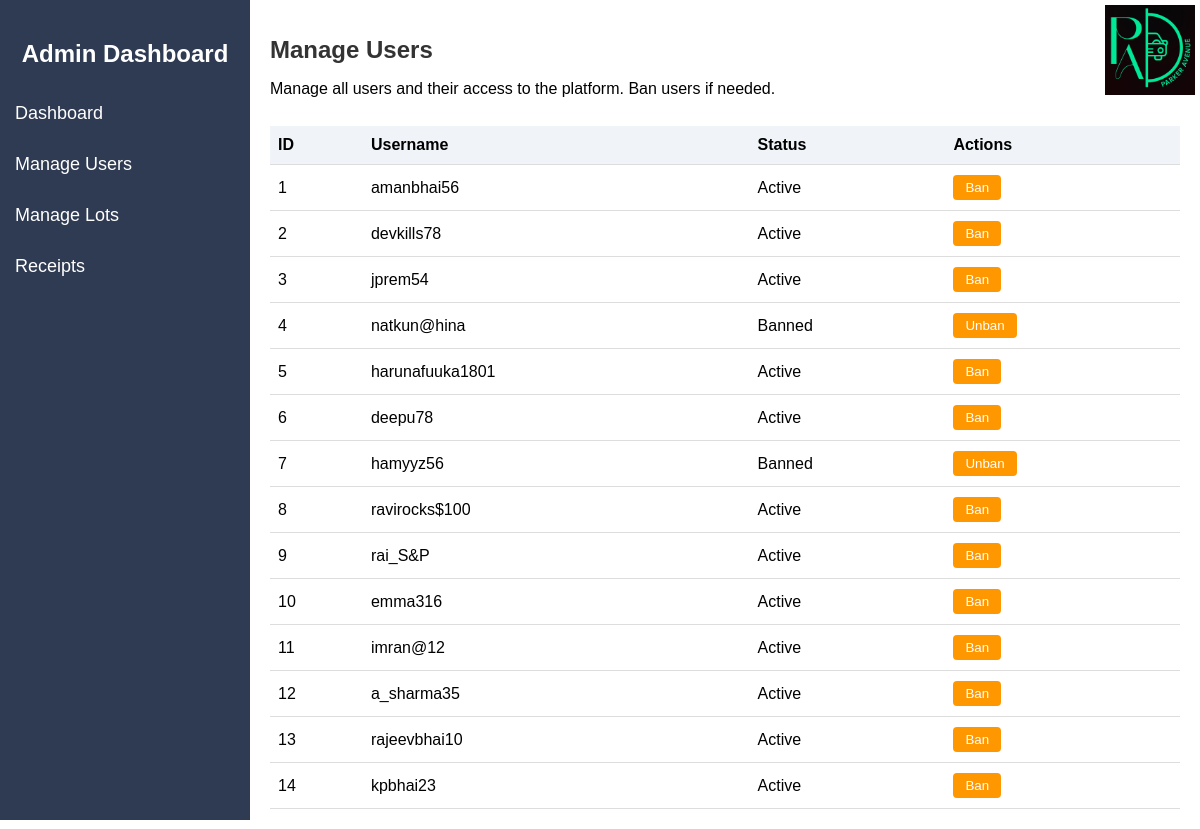
The app's page /manage_users (signed in), older data.
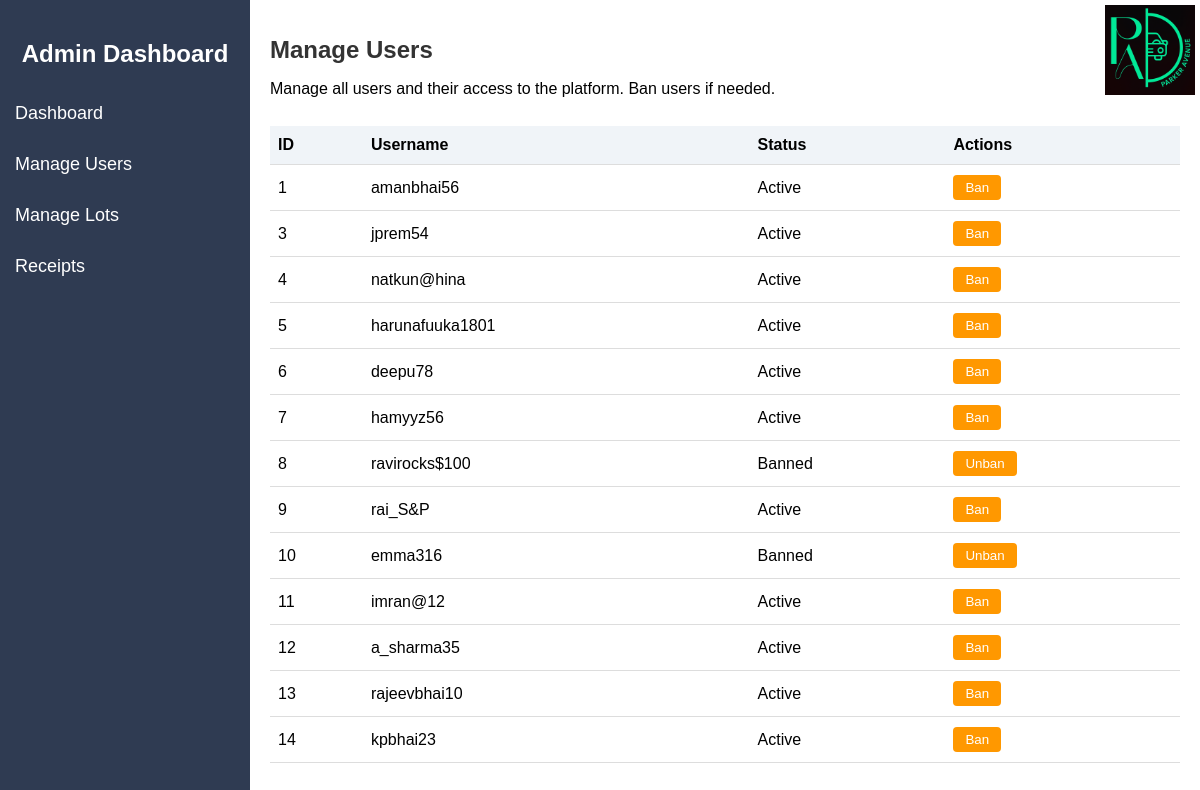
The same page, newer data.
### models.py (models this page shows)
class User(db.Model):
    id=db.Column(db.Integer, primary_key=True)
    username=db.Column(db.String(80), unique=True, nullable=False)
    fullname=db.Column(db.String(100), nullable=True)
    email=db.Column(db.String(120), unique=True, nullable=False)
    password=db.Column(db.String(50), nullable=False)
    dob=db.Column(db.Date, nullable=False)
    state=db.Column(db.String(50), nullable=False)
    is_admin=db.Column(db.Boolean, default=False)
    is_banned=db.Column(db.Boolean, default=False)
    reservations=db.relationship('Reservation', backref='user', lazy=True)

### app.py (the view)
@app.route('/manage_users')
@admin_required
def manage_users():
    users=User.query.all()
    lots=ParkingLot.query.all()
    return render_template('manage_users.html', users=users, lots=lots)

### app.py (called while the page is built)
def admin_required(f):
    @wraps(f)
    def decorated_function(*args, **kwargs):
        if not session.get('admin_logged_in'):
            flash('Admin access is required', 'danger')
            return redirect(url_for('admin_login'))
        return f(*args, **kwargs)
    return decorated_function

### templates/manage_users.html (shortened to what this page needs)
<!DOCTYPE html>
<html lang="en">
<head>
</head>
<body>
    <div class="sidebar">
        <h2>Admin Dashboard</h2>
        <a href="{{ url_for('admin_dashboard') }}">Dashboard</a>
        <a href="{{ url_for('manage_users') }}">Manage Users</a>
        <a href="{{ url_for('manage_lots') }}">Manage Lots</a>
        <a href="{{ url_for('receipts') }}">Receipts</a>
    </div>
    <div class="main-content">
        <div class="logo-container">
            <img src="{{ url_for('static', filename='../static/images/parker_avenue_logo.png') }}" alt=" ">
        </div>
        <h1>Manage Users</h1>
        <p>Manage all users and their access to the platform. Ban users if needed.</p>
        <table id="userTable">
            <thead>
                <tr>
                    <th>ID</th>
                    <th>Username</th>
                    <th>Status</th>
                    <th>Actions</th>
                </tr>
            </thead>
            <tbody>
                {% for user in users %}
                <tr>
                    <td>{{ user.id }}</td>
                    <td>{{ user.username }}</td>
                    <td>{{ 'Banned' if user.is_banned else 'Active' }}</td>
                    <td>
                        <form action="{{ url_for('ban_user', user_id=user.id) }}" method="post" style="display:inline;">
                            <button class="ban-btn" type="submit">{{ 'Unban' if user.is_banned else 'Ban' }}</button>
                        </form>
                    </td>
                </tr>
                {% endfor %}
            </tbody>
        </table>
    </div>
</body>
</html>

### templates/manage_users.html (style rules this page uses)
body { font-family: Arial, sans-serif; display: flex; margin: 0; }
.sidebar { width: 250px; background-color: #2f3b52; color: #fff; padding-top: 20px; height: 100vh; position: fixed; }
.sidebar h2 { text-align: center; margin-bottom: 20px; }
.sidebar a { color: white; padding: 15px; text-decoration: none; display: block; font-size: 18px; }
.main-content { margin-left: 250px; padding: 20px; width: 100%; }
.main-content h1 { font-size: 24px; color: #333; }
.logo-container { position: absolute; top: 5px; right: 5px; text-align: right; }
.logo-container img { height: 90px; width: 90px; }
table { width: 100%; border-collapse: collapse; margin-top: 28px; }
th, td { padding: 10px 8px; border-bottom: 1px solid #ddd; text-align: left; }
th { background: #f0f4f8; }
.delete-btn, .ban-btn, .assign-btn { padding: 5px 12px; margin-right: 6px; border-radius: 4px; border: none; cursor: pointer; }
.ban-btn { background: #ff9800; color: #fff; }

Row changes from the older to the newer data that the page shows:
removed User: id "2", username "devkills78", is_banned "Active", is_banned "Ban"
changed User "natkun@hina": is_banned "Banned" → "Active"; is_banned "Unban" → "Ban"
changed User "hamyyz56": is_banned "Banned" → "Active"; is_banned "Unban" → "Ban"
changed User "ravirocks$100": is_banned "Active" → "Banned"; is_banned "Ban" → "Unban"
changed User "emma316": is_banned "Active" → "Banned"; is_banned "Ban" → "Unban"
